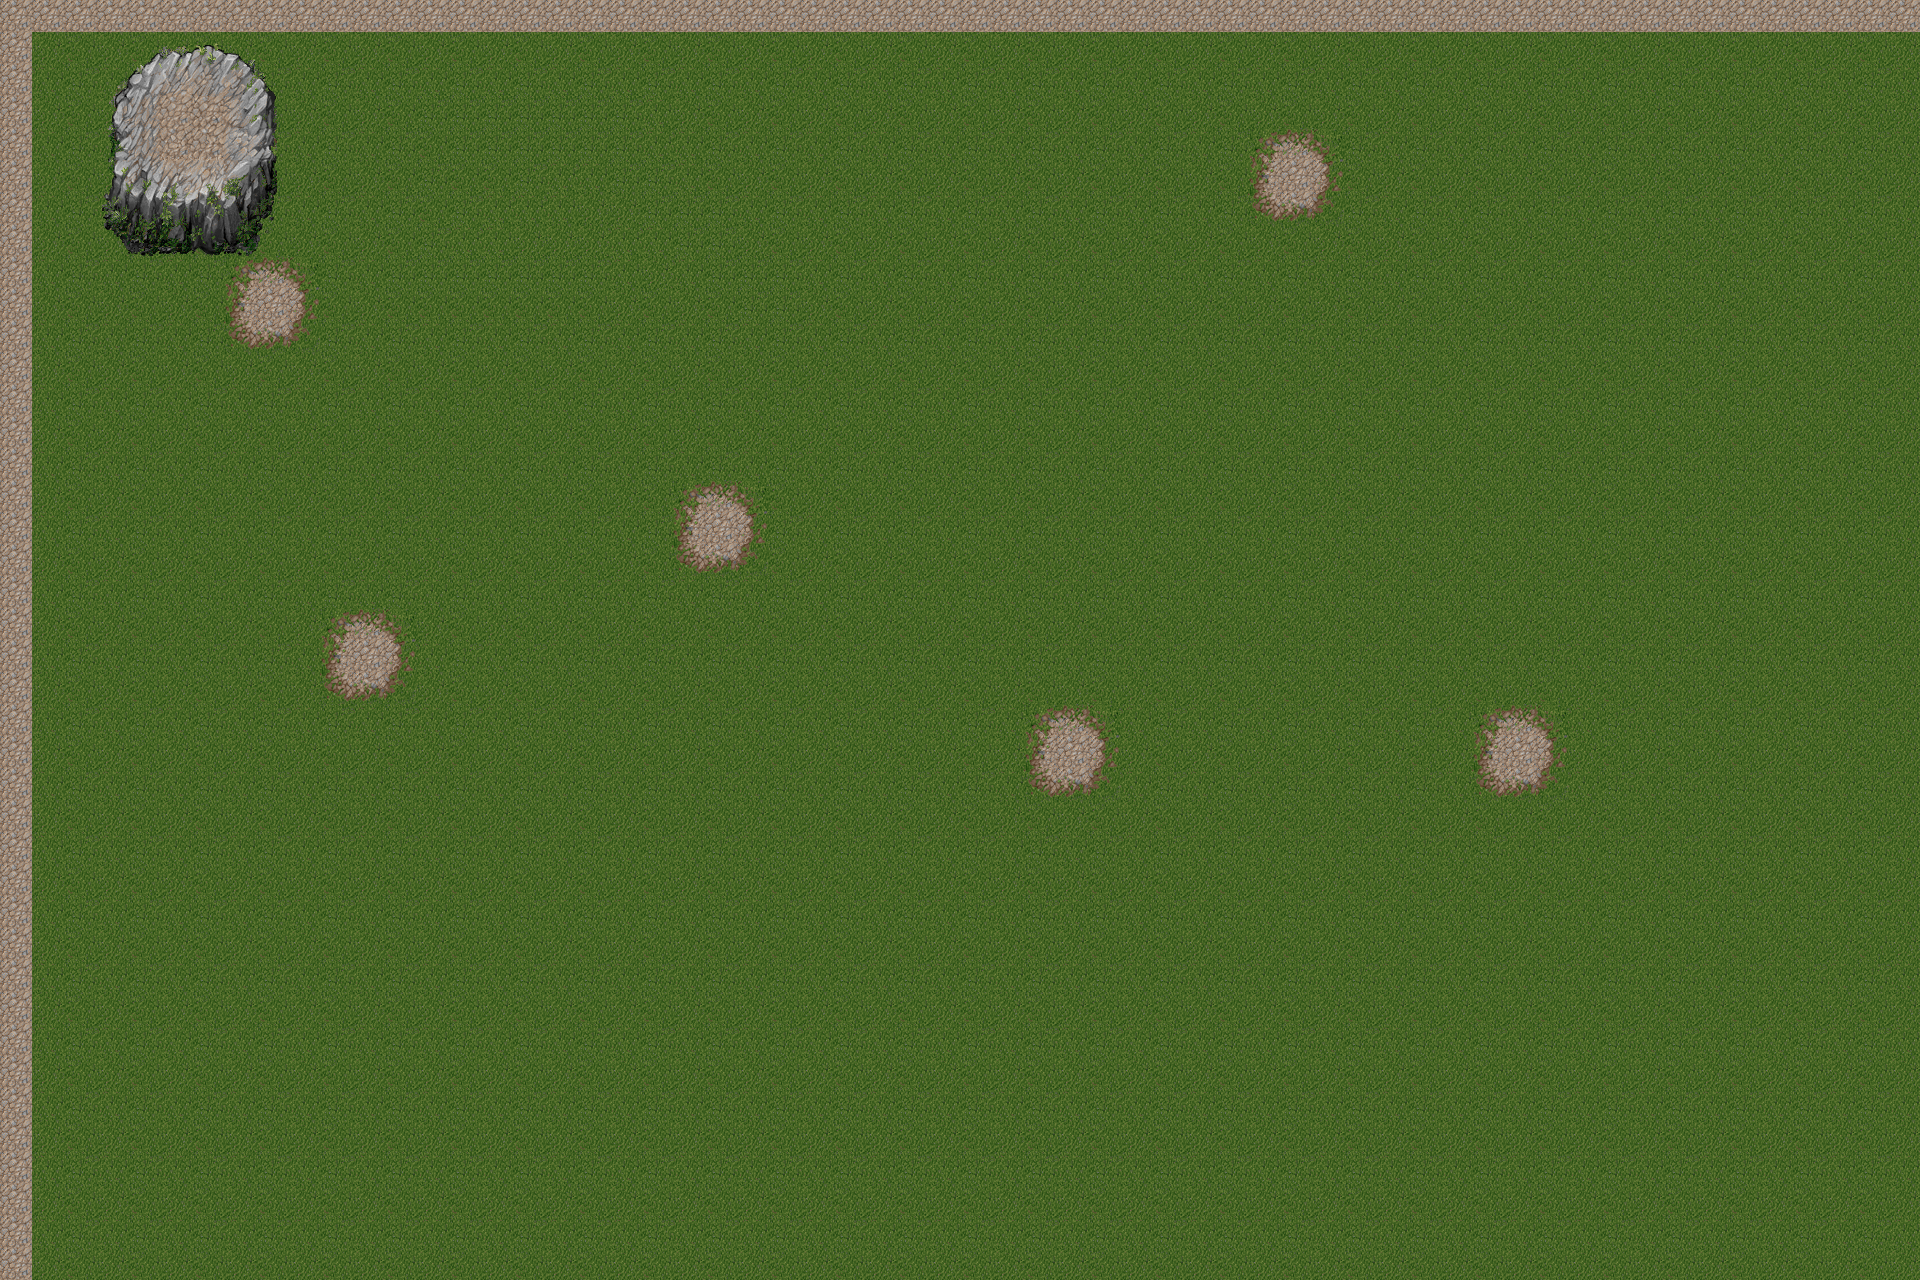

A 2D game scene composited from a Tiled map and its tileset images. What follows is a short description and the map's XML, with each tile layer's data collapsed to a summary:
An orthogonal 60x40 tile map with 32x32 px tiles, 2 tile layers (ground, layer_1) and 3 objects (2x Station, Planet).

<map version="1.0" orientation="orthogonal" renderorder="right-down" width="60" height="40" tilewidth="32" tileheight="32" nextobjectid="7">
 <tileset firstgid="1" name="image" tilewidth="32" tileheight="32" tilecount="256" columns="16">
  <image source="image.png" width="512" height="512" />
 </tileset>
 <layer name="ground" width="60" height="40">
  <data>[2400 cells, 2400 non-empty, 18 distinct tile ids]</data>
 </layer>
 <layer name="layer_1" width="60" height="40">
  <data>[2400 cells, 43 non-empty, 42 distinct tile ids]</data>
 </layer>
 <objectgroup name="collision">
  <object id="3" name="The Northern Wall" type="Planet" x="92" y="40" width="197" height="222" />
  <object id="4" name="Minor 1" type="Station" x="316" y="601" width="102" height="102">
   <ellipse />
  </object>
  <object id="6" name="Minor 2" type="Station" x="661" y="477" width="102" height="102">
   <ellipse />
  </object>
 </objectgroup>
</map>
